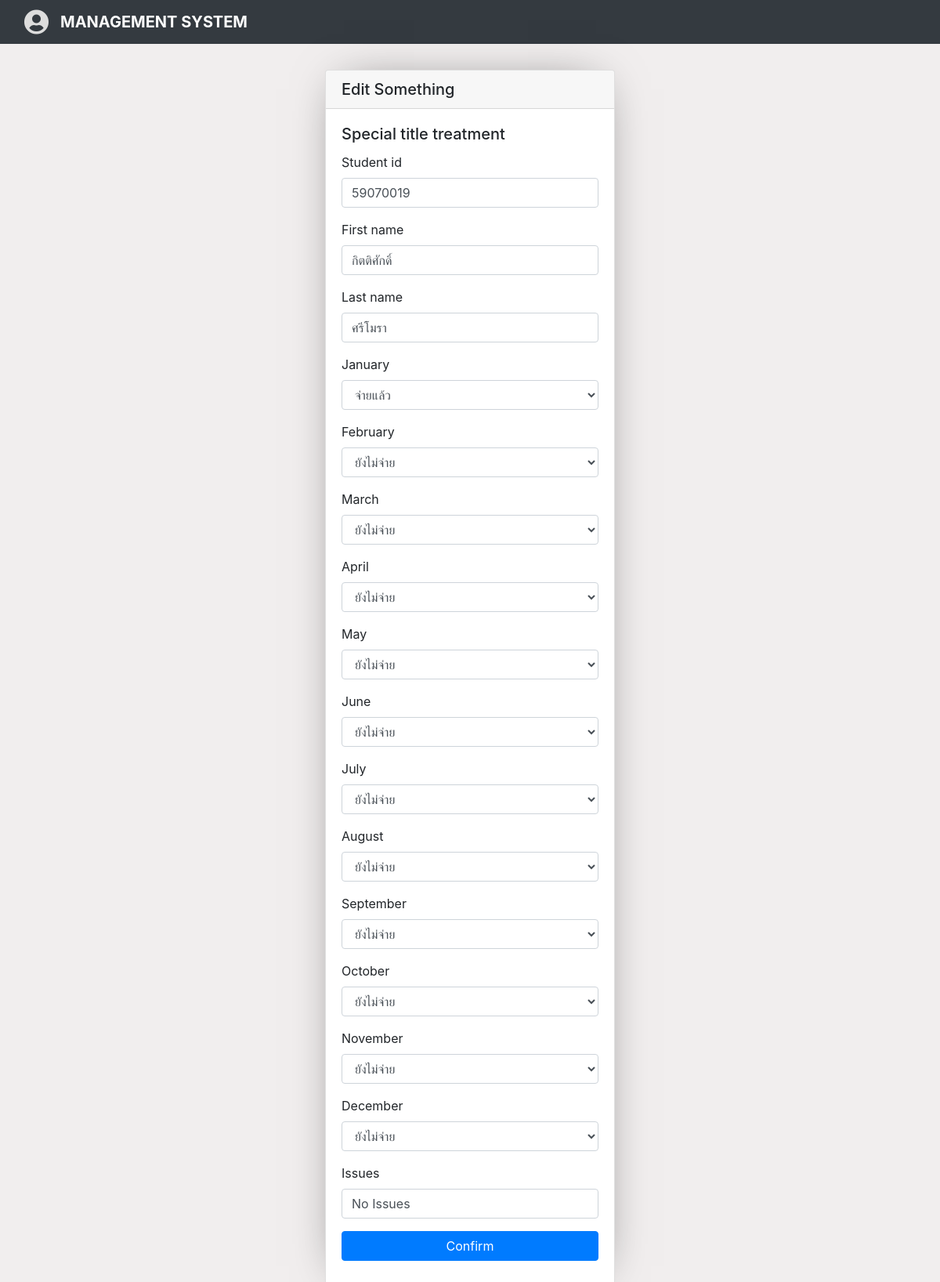
Page /edit_student/33 on the earlier database version.
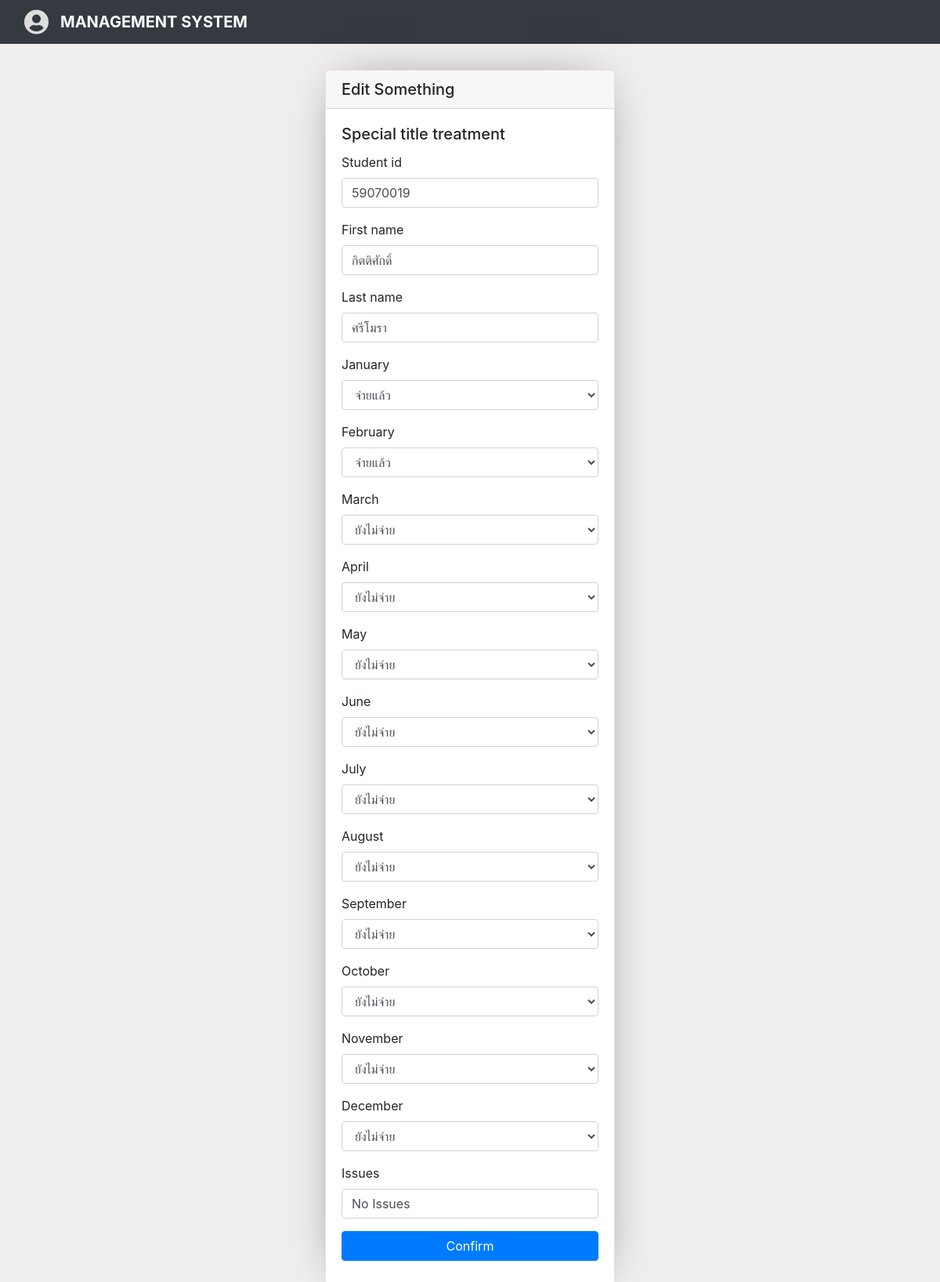
Same page on the later database version.
### mainapp/models.py (models this page shows, shortened)
class Student(models.Model):
    student_id = models.CharField(max_length=200, blank=False)
    first_name = models.CharField(max_length=200, blank=False)
    last_name = models.CharField(max_length=200, blank=False)
    choices = (
        ('ยังไม่จ่าย', 'ยังไม่จ่าย'),
        ('จ่ายแล้ว', 'จ่ายแล้ว')
    )
    january = models.CharField(max_length=10, choices=choices, default='ยังไม่จ่าย')
    february = models.CharField(max_length=10, choices=choices, default='ยังไม่จ่าย')
    march = models.CharField(max_length=10, choices=choices, default='ยังไม่จ่าย')
    april = models.CharField(max_length=10, choices=choices, default='ยังไม่จ่าย')
    may = models.CharField(max_length=10, choices=choices, default='ยังไม่จ่าย')
    june = models.CharField(max_length=10, choices=choices, default='ยังไม่จ่าย')
    july = models.CharField(max_length=10, choices=choices, default='ยังไม่จ่าย')
    august = models.CharField(max_length=10, choices=choices, default='ยังไม่จ่าย')
    september = models.CharField(max_length=10, choices=choices, default='ยังไม่จ่าย')
    october = models.CharField(max_length=10, choices=choices, default='ยังไม่จ่าย')
    november = models.CharField(max_length=10, choices=choices, default='ยังไม่จ่าย')
    december = models.CharField(max_length=10, choices=choices, default='ยังไม่จ่าย')
    issues = models.CharField(max_length=50, default="No Issues")

### mainapp/views.py (the view)
# urls.py: url(r'^edit_student/(?P<pk>\d+)$', edit_student, name='edit_student'),
def edit_student(request, pk):
    item = get_object_or_404(Student, pk=pk)
    if request.method == "POST":
        form = StudentForm(request.POST, instance=item)
        if form.is_valid():
            form.save()
            return redirect('/display_student')
    else:
        form = StudentForm(instance=item)
        return render(request, 'edit_item.html', {'form': form})

### mainapp/templates/edit_item.html (shortened to what this page needs)
{% extends 'base.html' %}
{% block body %}
<div class="container-fluid">
    <div class="row">
        <div class="col-md-12 col-lg-4 offset-lg-4">
            <div class="card card-box">
                <h5 class="card-header">Edit Something</h5>
                <div class="card-body">
                    <h5 class="card-title">Special title treatment</h5>
                    <form method="post">
                        {% for field in form %}
                        <div class="form-group">
                            <label for="id_{{ field.name }}">{{ field.label }}</label>
                            {{ field }}
                        </div>
                        {% endfor %}
                        <button type="submit" class="btn btn-block btn-primary" name="button"
                            style="margin-bottom: 10px;">Confirm</button>
                    </form>
                </div>
            </div>
        </div>
    </div>
</div>
{% endblock %}

Differences in the rows shown:
changed Student "กิตติศักดิ์": february "ยังไม่จ่าย" → "จ่ายแล้ว"
